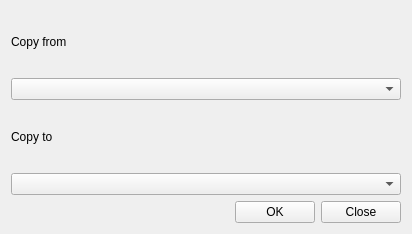
<?xml version="1.0" encoding="UTF-8"?>
<ui version="4.0">
 <class>QtProgramCopyProcesObj</class>
 <widget class="QWidget" name="QtProgramCopyProcesObj">
  <property name="geometry">
   <rect>
    <x>0</x>
    <y>0</y>
    <width>412</width>
    <height>234</height>
   </rect>
  </property>
  <property name="windowTitle">
   <string>QtProgramCopyProcesObj</string>
  </property>
  <layout class="QVBoxLayout" name="verticalLayout">
   <item>
    <widget class="QLabel" name="label">
     <property name="text">
      <string>Copy from</string>
     </property>
    </widget>
   </item>
   <item>
    <widget class="QComboBox" name="comboBox_copyFrom"/>
   </item>
   <item>
    <widget class="QLabel" name="label_2">
     <property name="text">
      <string>Copy to</string>
     </property>
    </widget>
   </item>
   <item>
    <widget class="QComboBox" name="comboBox_copyTo"/>
   </item>
   <item>
    <layout class="QHBoxLayout" name="horizontalLayout_2">
     <item>
      <spacer name="horizontalSpacer">
       <property name="orientation">
        <enum>Qt::Horizontal</enum>
       </property>
       <property name="sizeHint" stdset="0">
        <size>
         <width>40</width>
         <height>20</height>
        </size>
       </property>
      </spacer>
     </item>
     <item>
      <layout class="QHBoxLayout" name="horizontalLayout">
       <item>
        <widget class="QPushButton" name="pushButton_OK">
         <property name="text">
          <string>OK</string>
         </property>
        </widget>
       </item>
       <item>
        <widget class="QPushButton" name="pushButton_close">
         <property name="text">
          <string>Close</string>
         </property>
        </widget>
       </item>
      </layout>
     </item>
    </layout>
   </item>
  </layout>
 </widget>
 <layoutdefault spacing="6" margin="11"/>
 <resources/>
 <connections/>
</ui>
